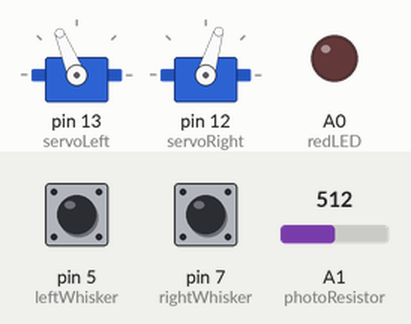
This sketch was run on a simulated Arduino Uno, built with avr-gcc and run on an emulated ATmega328P. Parts: 2 × servo, output pins drawn as LEDs (lit = HIGH). Inputs (shaded band) come from the test bench; at power-on: A1 (photoResistor) = 512, pin 5 (leftWhisker) HIGH, pin 7 (rightWhisker) HIGH.

Above: at 1.8 s.
1.9 s: A1 (photoResistor) set to 322
3.4 s: A1 (photoResistor) set to 295
At 5.9 s:
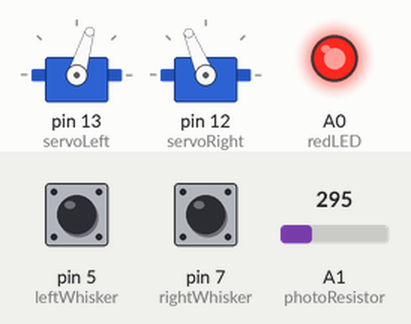
At 7.3 s:
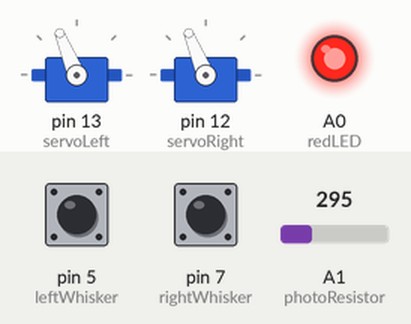
7.5 s: pin 5 (leftWhisker) pulled LOW for 1.2 s
At 8.6 s:
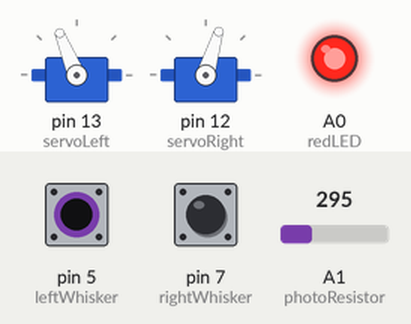
12.8 s: pin 7 (rightWhisker) pulled LOW for 1.2 s
Timing chart, 0 to 19.1 s (numbered marks = the images above; inputs shaded):
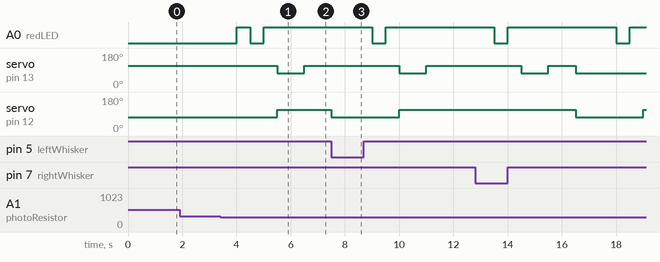

The sketch:

Escape_Bot.ino
```cpp
#include <Servo.h>

int redLED = A0;
const int photoResistor = A1;
const int threshold = 311;

Servo servoLeft;
Servo servoRight;

int sensorReading = 0;

int leftWhisker = 5 ;
int rightWhisker = 7 ;

void pause() {

  servoLeft.writeMicroseconds(1500);
  servoRight.writeMicroseconds(1472);
}

void forward() {

  servoLeft.writeMicroseconds(1700);
  servoRight.writeMicroseconds(1300);
}

void backwards() {

  servoLeft.writeMicroseconds(1300);
  servoRight.writeMicroseconds(1700);
}

void rightturn() {

  servoLeft.writeMicroseconds(1700);
  servoRight.writeMicroseconds(1700);
}

void leftturn() {

  servoLeft.writeMicroseconds(1300);
  servoRight.writeMicroseconds(1300);
}

void setup() {
  servoLeft.attach(13);
  servoRight.attach(12);

  pinMode(redLED,OUTPUT);

  pinMode(leftWhisker, INPUT);
  pinMode(rightWhisker, INPUT);

  Serial.begin(9600);

  pinMode(leftWhisker, INPUT);
  pinMode(rightWhisker, INPUT);

}

void loop() {

  sensorReading = analogRead(photoResistor);

  int lwValue = digitalRead(leftWhisker);
  int rwValue = digitalRead(rightWhisker);

  if(sensorReading <= 311) {
  digitalWrite(redLED,HIGH);
  delay(500);
  digitalWrite(redLED,LOW);
  delay(500);
  digitalWrite(redLED,HIGH);
  delay(500);
  backwards();
  delay(1000);
  rightturn();
  delay(1000);
  }

  if(lwValue == 0 && rwValue == 0) {
  pause();
  delay(1000);
  backwards();
  delay(1000);
  rightturn();
  delay(1000);
} else if(lwValue == 0) {
  rightturn();
  delay(1000);
} else if(rwValue == 0) {
  leftturn();
  delay(1000);
} else {
  forward();
  delay(1000);
}

}
```

Measured:
- the behaviour switches between 312 and 311 on A1 (photoResistor) (found by bisection; images 0 and 1)
- after the input at 1.9 s, every drawn part: stays the same
- after the input at 3.4 s, A0 (redLED): LOW → HIGH after 0.60 s, → LOW 0.50 s later, → HIGH 0.50 s later; servo on pin 13 (servoLeft): 112° → 73° after 2.1 s, → 112° 1.0 s later; servo on pin 12 (servoRight): 73° → 112° after 2.1 s
- after the input at 7.5 s, servo on pin 12 (servoRight): goes on until 10.0 s, then stays 112°
